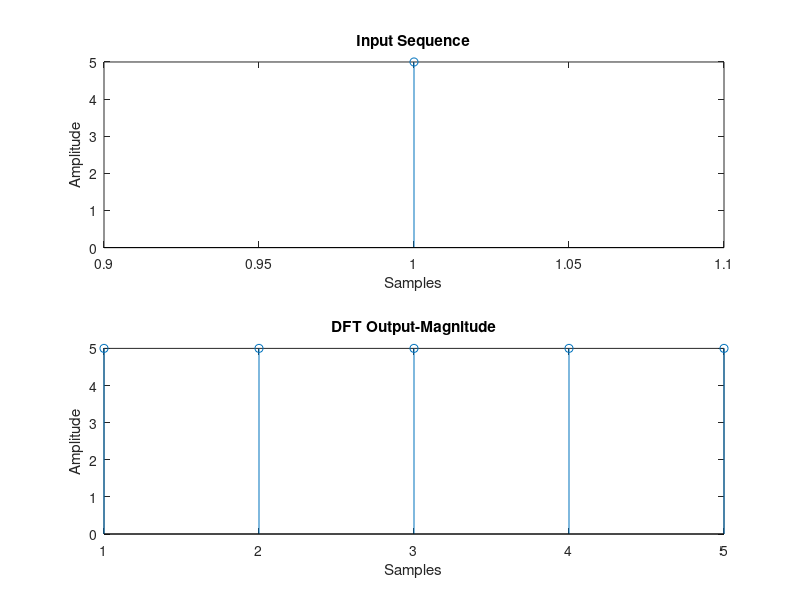

Reproduce this figure in MATLAB.
clc; 
clear all; 
close all;
% fs=10000;
%t=0:1/fs:0.01;
% x=sin(2*pi*(4000/fs)*t);
x=input('Enter the sequence:  ');
l=length(x);
n=input('Enter the number of points:  ');
x1=[x zeros(1,n-l)];
y=zeros(1,n);
for k=1:1:n
    for j=1:1:n
       y(k)=y(k)+x1(j)*exp(-2*pi*1i*(k-1)*(j-1)/n);
    end
end
display(y)
subplot(211)
stem(x)
xlabel('Samples')
ylabel('Amplitude')
title('Input Sequence')
subplot(212)
stem(abs(y))
xlabel('Samples')
ylabel('Amplitude')
title('DFT Output-Magnitude')
